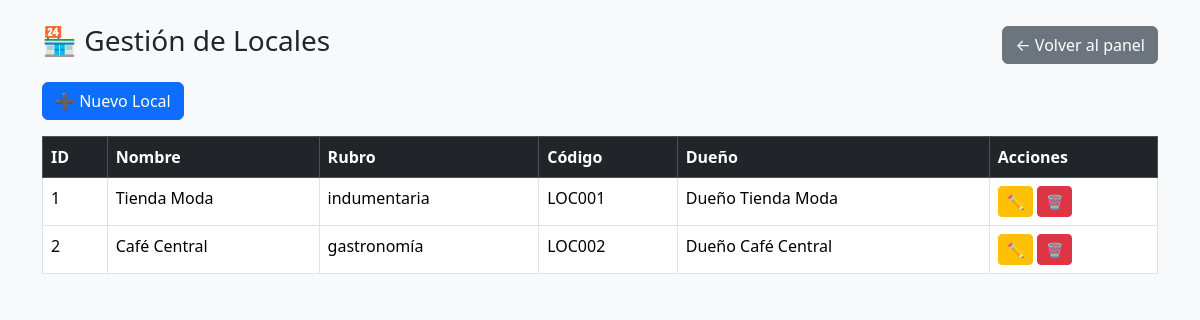
The page /admin/locales.php (signed in) on the database its author committed.
### tables this page shows
CREATE TABLE locales (
  id INT AUTO_INCREMENT PRIMARY KEY,
  nombre VARCHAR(100) NOT NULL,
  rubro VARCHAR(100),
  codigo VARCHAR(10) UNIQUE,
  id_duenio INT,
  FOREIGN KEY (id_duenio) REFERENCES usuarios(id) ON DELETE SET NULL
);

CREATE TABLE usuarios (
  id INT AUTO_INCREMENT PRIMARY KEY,
  nombre VARCHAR(100) NOT NULL,
  email VARCHAR(100) UNIQUE NOT NULL,
  password VARCHAR(255) NOT NULL,
  rol ENUM('admin','duenio','cliente') NOT NULL,
  categoria ENUM('inicial','medium','premium') DEFAULT 'inicial',
  estado ENUM('pendiente','activo') DEFAULT 'activo',
  estado_cuenta ENUM('pendiente', 'activo', 'denegado') DEFAULT 'pendiente',
  token_validacion VARCHAR(100) DEFAULT NULL,
  fecha_registro TIMESTAMP DEFAULT CURRENT_TIMESTAMP
);

### admin/locales.php (the view, shortened to what this page needs)
<?php
include_once("../includes/db.php");
$sql_locales = "SELECT l.*, u.nombre AS duenio
                FROM locales l
                LEFT JOIN usuarios u ON l.id_duenio = u.id";
$res_locales = $conn->query($sql_locales);
?>
<!DOCTYPE html>
<html lang="es">
<head>
<link href="https://cdn.jsdelivr.net/npm/bootstrap@5.3.3/dist/css/bootstrap.min.css" rel="stylesheet">
</head>
<body class="bg-light">
<div class="container mt-4">
  <div class="d-flex justify-content-between align-items-center mb-3">
    <h3>🏪 Gestión de Locales</h3>
    <a href="admin.php" class="btn btn-secondary">← Volver al panel</a>
  </div>
  <button class="btn btn-primary mb-3" data-bs-toggle="modal" data-bs-target="#modalAgregar">➕ Nuevo Local</button>
  <table class="table table-bordered">
    <thead class="table-dark">
      <tr>
        <th>ID</th>
        <th>Nombre</th>
        <th>Rubro</th>
        <th>Código</th>
        <th>Dueño</th>
        <th>Acciones</th>
      </tr>
    </thead>
    <tbody>
      <?php while($l = $res_locales->fetch_assoc()): ?>
        <tr>
          <td><?= $l['id'] ?></td>
          <td><?= htmlspecialchars($l['nombre']) ?></td>
          <td><?= htmlspecialchars($l['rubro']) ?></td>
          <td><?= htmlspecialchars($l['codigo']) ?></td>
          <td><?= htmlspecialchars($l['duenio'] ?? '—') ?></td>
          <td>
            <button class="btn btn-warning btn-sm" data-bs-toggle="modal" data-bs-target="#modalEditar<?= $l['id'] ?>">✏️</button>
            <a href="?eliminar=<?= $l['id'] ?>" class="btn btn-danger btn-sm" onclick="return confirm('¿Eliminar este local?')">🗑️</a>
          </td>
        </tr>
      <?php endwhile; ?>
    </tbody>
  </table>
</div>
</body>
</html>

### rows shown on the page
locales: id "1", nombre "Tienda Moda", rubro "indumentaria", codigo "LOC001", id_duenio.nombre "Dueño Tienda Moda"
locales: id "2", nombre "Café Central", rubro "gastronomía", codigo "LOC002", id_duenio.nombre "Dueño Café Central"
